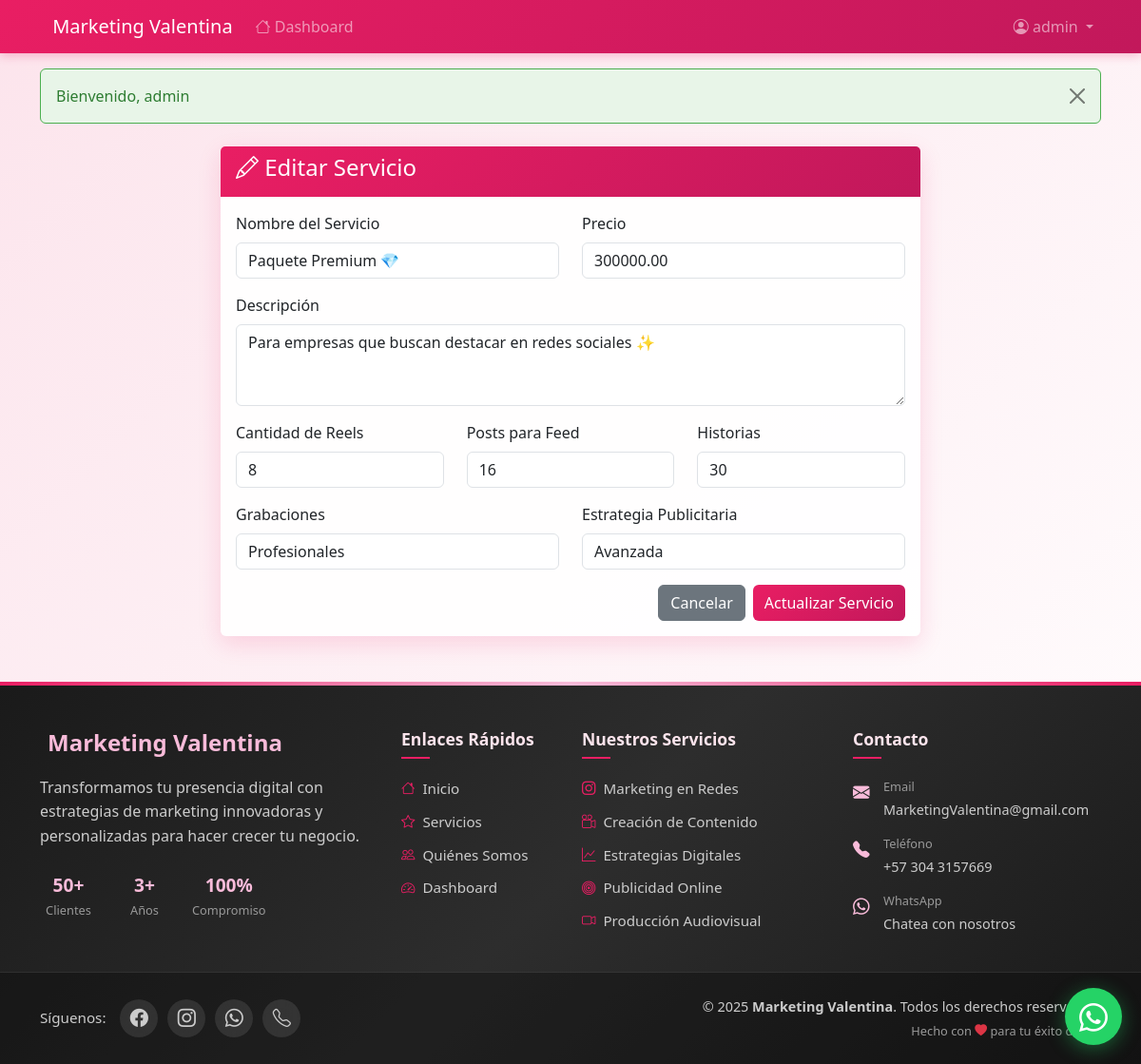
Page /index.php?page=service&action=edit&id=2 (signed in) on the committed database.
### tables this page shows
CREATE TABLE services (
    id INT AUTO_INCREMENT PRIMARY KEY,
    nombre VARCHAR(100) NOT NULL,
    descripcion TEXT NOT NULL,
    reels INT DEFAULT NULL,
    post_feed INT DEFAULT NULL,
    historias INT DEFAULT NULL,
    grabaciones VARCHAR(100) DEFAULT NULL,
    estrategia_publicitaria VARCHAR(100) DEFAULT NULL,
    precio DECIMAL(10, 2) NOT NULL
);

### controllers/ServiceController.php (called while the page is built, shortened)
<?php
require_once 'models/ServiceModel.php';
class ServiceController {
    private $serviceModel;
    public function __construct() {
        $this->serviceModel = new ServiceModel();
    }
    public function edit() {
        $id = $_GET['id'] ?? null;
        $service = $this->serviceModel->getServiceById($id);
        require_once 'views/service/edit.php';
    }
}
?>

### utils/db.php (called while the page is built)
<?php
class Database {
    private $host = 'localhost';
    private $dbname = 'marketing_valentina';
    private $username = 'root';
    private $password = '';
    private $pdo;
    public function __construct() {
        try {
            $this->pdo = new PDO(
                "mysql:host={$this->host};dbname={$this->dbname};charset=utf8mb4",
                $this->username,
                $this->password,
                [
                    PDO::ATTR_ERRMODE => PDO::ERRMODE_EXCEPTION,
                    PDO::ATTR_DEFAULT_FETCH_MODE => PDO::FETCH_ASSOC,
                    PDO::ATTR_EMULATE_PREPARES => false,
                    PDO::MYSQL_ATTR_INIT_COMMAND => "SET NAMES utf8mb4 COLLATE utf8mb4_unicode_ci"
                ]
            );
            $this->pdo->exec("SET CHARACTER SET utf8mb4");
            $this->pdo->exec("SET COLLATION_CONNECTION = utf8mb4_unicode_ci");
        } catch (PDOException $e) {
            die("Error de conexión: " . $e->getMessage());
        }
    }
    public function getConnection() {
        return $this->pdo;
    }
}
?>

### models/ServiceModel.php (called while the page is built, shortened)
<?php
require_once 'utils/db.php';
class ServiceModel {
    private $db;
    public function __construct() {
        $database = new Database();
        $this->db = $database->getConnection();
    }
    public function getServiceById($id) {
        $stmt = $this->db->prepare("SELECT * FROM services WHERE id = ?");
        $stmt->execute([$id]);
        return $stmt->fetch(PDO::FETCH_ASSOC);
    }
}
?>

### views/service/edit.php (the view)
<?php require_once 'views/templates/header.php'; ?>
<div class="container mt-4">
    <div class="row justify-content-center">
        <div class="col-md-8">
            <div class="card">
                <div class="card-header">
                    <h4><i class="bi bi-pencil"></i> Editar Servicio</h4>
                </div>
                <div class="card-body">
                    <form method="POST">
                        <div class="row">
                            <div class="col-md-6 mb-3">
                                <label for="nombre" class="form-label">Nombre del Servicio</label>
                                <input type="text" class="form-control" id="nombre" name="nombre"
                                    value="<?= htmlspecialchars($service['nombre']) ?>" required>
                            </div>
                            <div class="col-md-6 mb-3">
                                <label for="precio" class="form-label">Precio</label>
                                <input type="number" step="0.01" class="form-control" id="precio" name="precio"
                                    value="<?= $service['precio'] ?>" required>
                            </div>
                        </div>
                        <div class="mb-3">
                            <label for="descripcion" class="form-label">Descripción</label>
                            <textarea class="form-control" id="descripcion" name="descripcion" rows="3" required><?= htmlspecialchars($service['descripcion']) ?></textarea>
                        </div>
                        <div class="row">
                            <div class="col-md-4 mb-3">
                                <label for="reels" class="form-label">Cantidad de Reels</label>
                                <input type="number" class="form-control" id="reels" name="reels"
                                    value="<?= $service['reels'] ?>">
                            </div>
                            <div class="col-md-4 mb-3">
                                <label for="post_feed" class="form-label">Posts para Feed</label>
                                <input type="number" class="form-control" id="post_feed" name="post_feed"
                                    value="<?= $service['post_feed'] ?>">
                            </div>
                            <div class="col-md-4 mb-3">
                                <label for="historias" class="form-label">Historias</label>
                                <input type="number" class="form-control" id="historias" name="historias"
                                    value="<?= $service['historias'] ?>">
                            </div>
                        </div>
                        <div class="row">
                            <div class="col-md-6 mb-3">
                                <label for="grabaciones" class="form-label">Grabaciones</label>
                                <input type="text" class="form-control" id="grabaciones" name="grabaciones"
                                    value="<?= htmlspecialchars($service['grabaciones']) ?>">
                            </div>
                            <div class="col-md-6 mb-3">
                                <label for="estrategia_publicitaria" class="form-label">Estrategia Publicitaria</label>
                                <input type="text" class="form-control" id="estrategia_publicitaria" name="estrategia_publicitaria"
                                    value="<?= htmlspecialchars($service['estrategia_publicitaria']) ?>">
                            </div>
                        </div>
                        <div class="d-grid gap-2 d-md-flex justify-content-md-end">
                            <a href="index.php?page=service&action=list" class="btn btn-secondary">Cancelar</a>
                            <button type="submit" class="btn btn-primary">Actualizar Servicio</button>
                        </div>
                    </form>
                </div>
            </div>
        </div>
    </div>
</div>
<?php require_once 'views/templates/footer.php'; ?>

### views/templates/header.php (style rules this page uses)
:root { --pink-light: #fce4ec; --pink-medium: #f8bbd9; --pink-dark: #e91e63; --pink-darker: #c2185b; --blue-gradient-start: #6a75ca; --blue-gradient-end: #4e54c8; --green-gradient-start: #20c997; --green-gradient-end: #0bb197; }
body { background: linear-gradient(135deg, var(--pink-light) 0%, #fff 100%); min-height: 100vh; }
.card { border: none; box-shadow: 0 8px 25px rgba(233, 30, 99, 0.15); transition: transform 0.3s ease, box-shadow 0.3s ease; background: rgba(255, 255, 255, 0.95); }
.card-header { background: linear-gradient(135deg, var(--pink-dark), var(--pink-darker)); color: white; border: none; }
.btn-primary { background: linear-gradient(135deg, var(--pink-dark), var(--pink-darker)); border: none; transition: all 0.3s ease; }

### rows in the picture
services: nombre "Paquete Premium 💎", precio "300000.00", descripcion "Para empresas que buscan destacar en redes sociales ✨", reels "8", post_feed "16", historias "30", grabaciones "Profesionales", estrategia_publicitaria "Avanzada"

### other values in the picture
$_SESSION['username'] "admin"
$message['message'] "Bienvenido, admin"
